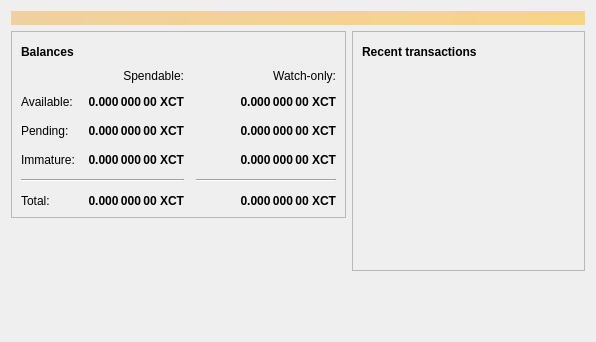
<?xml version="1.0" encoding="UTF-8"?>
<ui version="4.0">
 <class>OverviewPage</class>
 <widget class="QWidget" name="OverviewPage">
  <property name="geometry">
   <rect>
    <x>0</x>
    <y>0</y>
    <width>596</width>
    <height>342</height>
   </rect>
  </property>
  <property name="windowTitle">
   <string>Form</string>
  </property>
  <layout class="QVBoxLayout" name="topLayout">
   <item>
    <widget class="QLabel" name="labelAlerts">
     <property name="visible">
      <bool>false</bool>
     </property>
     <property name="styleSheet">
      <string notr="true">background-color: qlineargradient(x1: 0, y1: 0, x2: 1, y2: 0, stop:0 #F0D0A0, stop:1 #F8D488); color:#000000;</string>
     </property>
     <property name="wordWrap">
      <bool>true</bool>
     </property>
     <property name="margin">
      <number>3</number>
     </property>
    </widget>
   </item>
   <item>
    <layout class="QHBoxLayout" name="horizontalLayout" stretch="1,1">
     <item>
      <layout class="QVBoxLayout" name="verticalLayout_2">
       <item>
        <widget class="QFrame" name="frame">
         <property name="frameShape">
          <enum>QFrame::StyledPanel</enum>
         </property>
         <property name="frameShadow">
          <enum>QFrame::Raised</enum>
         </property>
         <layout class="QVBoxLayout" name="verticalLayout_4">
          <item>
           <layout class="QHBoxLayout" name="horizontalLayout_4">
            <item>
             <widget class="QLabel" name="label_5">
              <property name="font">
               <font>
                <weight>75</weight>
                <bold>true</bold>
               </font>
              </property>
              <property name="text">
               <string>Balances</string>
              </property>
             </widget>
            </item>
            <item>
             <widget class="QPushButton" name="labelWalletStatus">
              <property name="enabled">
               <bool>false</bool>
              </property>
              <property name="maximumSize">
               <size>
                <width>30</width>
                <height>16777215</height>
               </size>
              </property>
              <property name="toolTip">
               <string>The displayed information may be out of date. Your wallet automatically synchronizes with the C-Bit network after a connection is established, but this process has not completed yet.</string>
              </property>
              <property name="text">
               <string/>
              </property>
              <property name="icon">
               <iconset resource="../bitcoin.qrc">
                <normaloff>:/icons/warning</normaloff>
                <disabledoff>:/icons/warning</disabledoff>:/icons/warning</iconset>
              </property>
              <property name="iconSize">
               <size>
                <width>24</width>
                <height>24</height>
               </size>
              </property>
              <property name="flat">
               <bool>true</bool>
              </property>
             </widget>
            </item>
            <item>
             <spacer name="horizontalSpacer_3">
              <property name="orientation">
               <enum>Qt::Horizontal</enum>
              </property>
              <property name="sizeHint" stdset="0">
               <size>
                <width>40</width>
                <height>20</height>
               </size>
              </property>
             </spacer>
            </item>
           </layout>
          </item>
          <item>
           <layout class="QGridLayout" name="gridLayout">
            <property name="spacing">
             <number>12</number>
            </property>
            <item row="2" column="2">
             <widget class="QLabel" name="labelWatchPending">
              <property name="font">
               <font>
                <weight>75</weight>
                <bold>true</bold>
               </font>
              </property>
              <property name="cursor">
               <cursorShape>IBeamCursor</cursorShape>
              </property>
              <property name="toolTip">
               <string>Unconfirmed transactions to watch-only addresses</string>
              </property>
              <property name="text">
               <string notr="true">0.000 000 00 XCT</string>
              </property>
              <property name="alignment">
               <set>Qt::AlignRight|Qt::AlignTrailing|Qt::AlignVCenter</set>
              </property>
              <property name="textInteractionFlags">
               <set>Qt::LinksAccessibleByMouse|Qt::TextSelectableByKeyboard|Qt::TextSelectableByMouse</set>
              </property>
             </widget>
            </item>
            <item row="2" column="1">
             <widget class="QLabel" name="labelUnconfirmed">
              <property name="font">
               <font>
                <weight>75</weight>
                <bold>true</bold>
               </font>
              </property>
              <property name="cursor">
               <cursorShape>IBeamCursor</cursorShape>
              </property>
              <property name="toolTip">
               <string>Total of transactions that have yet to be confirmed, and do not yet count toward the spendable balance</string>
              </property>
              <property name="text">
               <string notr="true">0.000 000 00 XCT</string>
              </property>
              <property name="alignment">
               <set>Qt::AlignRight|Qt::AlignTrailing|Qt::AlignVCenter</set>
              </property>
              <property name="textInteractionFlags">
               <set>Qt::LinksAccessibleByMouse|Qt::TextSelectableByKeyboard|Qt::TextSelectableByMouse</set>
              </property>
             </widget>
            </item>
            <item row="3" column="2">
             <widget class="QLabel" name="labelWatchImmature">
              <property name="font">
               <font>
                <weight>75</weight>
                <bold>true</bold>
               </font>
              </property>
              <property name="cursor">
               <cursorShape>IBeamCursor</cursorShape>
              </property>
              <property name="toolTip">
               <string>Mined balance in watch-only addresses that has not yet matured</string>
              </property>
              <property name="text">
               <string notr="true">0.000 000 00 XCT</string>
              </property>
              <property name="alignment">
               <set>Qt::AlignRight|Qt::AlignTrailing|Qt::AlignVCenter</set>
              </property>
              <property name="textInteractionFlags">
               <set>Qt::LinksAccessibleByMouse|Qt::TextSelectableByKeyboard|Qt::TextSelectableByMouse</set>
              </property>
             </widget>
            </item>
            <item row="4" column="0" colspan="2">
             <widget class="Line" name="line">
              <property name="orientation">
               <enum>Qt::Horizontal</enum>
              </property>
             </widget>
            </item>
            <item row="4" column="2">
             <widget class="Line" name="lineWatchBalance">
              <property name="sizePolicy">
               <sizepolicy hsizetype="Preferred" vsizetype="Fixed">
                <horstretch>0</horstretch>
                <verstretch>0</verstretch>
               </sizepolicy>
              </property>
              <property name="minimumSize">
               <size>
                <width>140</width>
                <height>0</height>
               </size>
              </property>
              <property name="orientation">
               <enum>Qt::Horizontal</enum>
              </property>
             </widget>
            </item>
            <item row="5" column="0">
             <widget class="QLabel" name="labelTotalText">
              <property name="text">
               <string>Total:</string>
              </property>
             </widget>
            </item>
            <item row="3" column="1">
             <widget class="QLabel" name="labelImmature">
              <property name="font">
               <font>
                <weight>75</weight>
                <bold>true</bold>
               </font>
              </property>
              <property name="cursor">
               <cursorShape>IBeamCursor</cursorShape>
              </property>
              <property name="toolTip">
               <string>Mined balance that has not yet matured</string>
              </property>
              <property name="text">
               <string notr="true">0.000 000 00 XCT</string>
              </property>
              <property name="alignment">
               <set>Qt::AlignRight|Qt::AlignTrailing|Qt::AlignVCenter</set>
              </property>
              <property name="textInteractionFlags">
               <set>Qt::LinksAccessibleByMouse|Qt::TextSelectableByKeyboard|Qt::TextSelectableByMouse</set>
              </property>
             </widget>
            </item>
            <item row="2" column="3">
             <spacer name="horizontalSpacer_2">
              <property name="orientation">
               <enum>Qt::Horizontal</enum>
              </property>
              <property name="sizeHint" stdset="0">
               <size>
                <width>40</width>
                <height>20</height>
               </size>
              </property>
             </spacer>
            </item>
            <item row="3" column="0">
             <widget class="QLabel" name="labelImmatureText">
              <property name="text">
               <string>Immature:</string>
              </property>
             </widget>
            </item>
            <item row="5" column="1">
             <widget class="QLabel" name="labelTotal">
              <property name="font">
               <font>
                <weight>75</weight>
                <bold>true</bold>
               </font>
              </property>
              <property name="cursor">
               <cursorShape>IBeamCursor</cursorShape>
              </property>
              <property name="toolTip">
               <string>Your current total balance</string>
              </property>
              <property name="text">
               <string notr="true">0.000 000 00 XCT</string>
              </property>
              <property name="alignment">
               <set>Qt::AlignRight|Qt::AlignTrailing|Qt::AlignVCenter</set>
              </property>
              <property name="textInteractionFlags">
               <set>Qt::LinksAccessibleByMouse|Qt::TextSelectableByKeyboard|Qt::TextSelectableByMouse</set>
              </property>
             </widget>
            </item>
            <item row="5" column="2">
             <widget class="QLabel" name="labelWatchTotal">
              <property name="font">
               <font>
                <weight>75</weight>
                <bold>true</bold>
               </font>
              </property>
              <property name="cursor">
               <cursorShape>IBeamCursor</cursorShape>
              </property>
              <property name="toolTip">
               <string>Current total balance in watch-only addresses</string>
              </property>
              <property name="text">
               <string notr="true">0.000 000 00 XCT</string>
              </property>
              <property name="alignment">
               <set>Qt::AlignRight|Qt::AlignTrailing|Qt::AlignVCenter</set>
              </property>
              <property name="textInteractionFlags">
               <set>Qt::LinksAccessibleByMouse|Qt::TextSelectableByKeyboard|Qt::TextSelectableByMouse</set>
              </property>
             </widget>
            </item>
            <item row="0" column="2">
             <widget class="QLabel" name="labelWatchonly">
              <property name="text">
               <string>Watch-only:</string>
              </property>
              <property name="alignment">
               <set>Qt::AlignRight|Qt::AlignTrailing|Qt::AlignVCenter</set>
              </property>
             </widget>
            </item>
            <item row="1" column="0">
             <widget class="QLabel" name="labelBalanceText">
              <property name="text">
               <string>Available:</string>
              </property>
             </widget>
            </item>
            <item row="1" column="1">
             <widget class="QLabel" name="labelBalance">
              <property name="font">
               <font>
                <weight>75</weight>
                <bold>true</bold>
               </font>
              </property>
              <property name="cursor">
               <cursorShape>IBeamCursor</cursorShape>
              </property>
              <property name="toolTip">
               <string>Your current spendable balance</string>
              </property>
              <property name="text">
               <string notr="true">0.000 000 00 XCT</string>
              </property>
              <property name="alignment">
               <set>Qt::AlignRight|Qt::AlignTrailing|Qt::AlignVCenter</set>
              </property>
              <property name="textInteractionFlags">
               <set>Qt::LinksAccessibleByMouse|Qt::TextSelectableByKeyboard|Qt::TextSelectableByMouse</set>
              </property>
             </widget>
            </item>
            <item row="1" column="2">
             <widget class="QLabel" name="labelWatchAvailable">
              <property name="font">
               <font>
                <weight>75</weight>
                <bold>true</bold>
               </font>
              </property>
              <property name="cursor">
               <cursorShape>IBeamCursor</cursorShape>
              </property>
              <property name="toolTip">
               <string>Your current balance in watch-only addresses</string>
              </property>
              <property name="text">
               <string notr="true">0.000 000 00 XCT</string>
              </property>
              <property name="alignment">
               <set>Qt::AlignRight|Qt::AlignTrailing|Qt::AlignVCenter</set>
              </property>
              <property name="textInteractionFlags">
               <set>Qt::LinksAccessibleByMouse|Qt::TextSelectableByKeyboard|Qt::TextSelectableByMouse</set>
              </property>
             </widget>
            </item>
            <item row="2" column="0">
             <widget class="QLabel" name="labelPendingText">
              <property name="text">
               <string>Pending:</string>
              </property>
             </widget>
            </item>
            <item row="0" column="1">
             <widget class="QLabel" name="labelSpendable">
              <property name="text">
               <string>Spendable:</string>
              </property>
              <property name="alignment">
               <set>Qt::AlignRight|Qt::AlignTrailing|Qt::AlignVCenter</set>
              </property>
             </widget>
            </item>
           </layout>
          </item>
         </layout>
        </widget>
       </item>
       <item>
        <spacer name="verticalSpacer">
         <property name="orientation">
          <enum>Qt::Vertical</enum>
         </property>
         <property name="sizeHint" stdset="0">
          <size>
           <width>20</width>
           <height>40</height>
          </size>
         </property>
        </spacer>
       </item>
      </layout>
     </item>
     <item>
      <layout class="QVBoxLayout" name="verticalLayout_3">
       <item>
        <widget class="QFrame" name="frame_2">
         <property name="frameShape">
          <enum>QFrame::StyledPanel</enum>
         </property>
         <property name="frameShadow">
          <enum>QFrame::Raised</enum>
         </property>
         <layout class="QVBoxLayout" name="verticalLayout">
          <item>
           <layout class="QHBoxLayout" name="horizontalLayout_2">
            <item>
             <widget class="QLabel" name="label_4">
              <property name="font">
               <font>
                <weight>75</weight>
                <bold>true</bold>
               </font>
              </property>
              <property name="text">
               <string>Recent transactions</string>
              </property>
             </widget>
            </item>
            <item>
             <widget class="QPushButton" name="labelTransactionsStatus">
              <property name="enabled">
               <bool>false</bool>
              </property>
              <property name="maximumSize">
               <size>
                <width>30</width>
                <height>16777215</height>
               </size>
              </property>
              <property name="toolTip">
               <string>The displayed information may be out of date. Your wallet automatically synchronizes with the C-bit network after a connection is established, but this process has not completed yet.</string>
              </property>
              <property name="text">
               <string/>
              </property>
              <property name="icon">
               <iconset resource="../bitcoin.qrc">
                <normaloff>:/icons/warning</normaloff>
                <disabledoff>:/icons/warning</disabledoff>:/icons/warning</iconset>
              </property>
              <property name="iconSize">
               <size>
                <width>24</width>
                <height>24</height>
               </size>
              </property>
              <property name="flat">
               <bool>true</bool>
              </property>
             </widget>
            </item>
            <item>
             <spacer name="horizontalSpacer">
              <property name="orientation">
               <enum>Qt::Horizontal</enum>
              </property>
              <property name="sizeHint" stdset="0">
               <size>
                <width>40</width>
                <height>20</height>
               </size>
              </property>
             </spacer>
            </item>
           </layout>
          </item>
          <item>
           <widget class="QListView" name="listTransactions">
            <property name="styleSheet">
             <string notr="true">QListView { background: transparent; }</string>
            </property>
            <property name="frameShape">
             <enum>QFrame::NoFrame</enum>
            </property>
            <property name="verticalScrollBarPolicy">
             <enum>Qt::ScrollBarAlwaysOff</enum>
            </property>
            <property name="horizontalScrollBarPolicy">
             <enum>Qt::ScrollBarAlwaysOff</enum>
            </property>
            <property name="selectionMode">
             <enum>QAbstractItemView::NoSelection</enum>
            </property>
           </widget>
          </item>
         </layout>
        </widget>
       </item>
       <item>
        <spacer name="verticalSpacer_2">
         <property name="orientation">
          <enum>Qt::Vertical</enum>
         </property>
         <property name="sizeHint" stdset="0">
          <size>
           <width>20</width>
           <height>40</height>
          </size>
         </property>
        </spacer>
       </item>
      </layout>
     </item>
    </layout>
   </item>
  </layout>
 </widget>
 <resources/>
 <connections/>
</ui>
